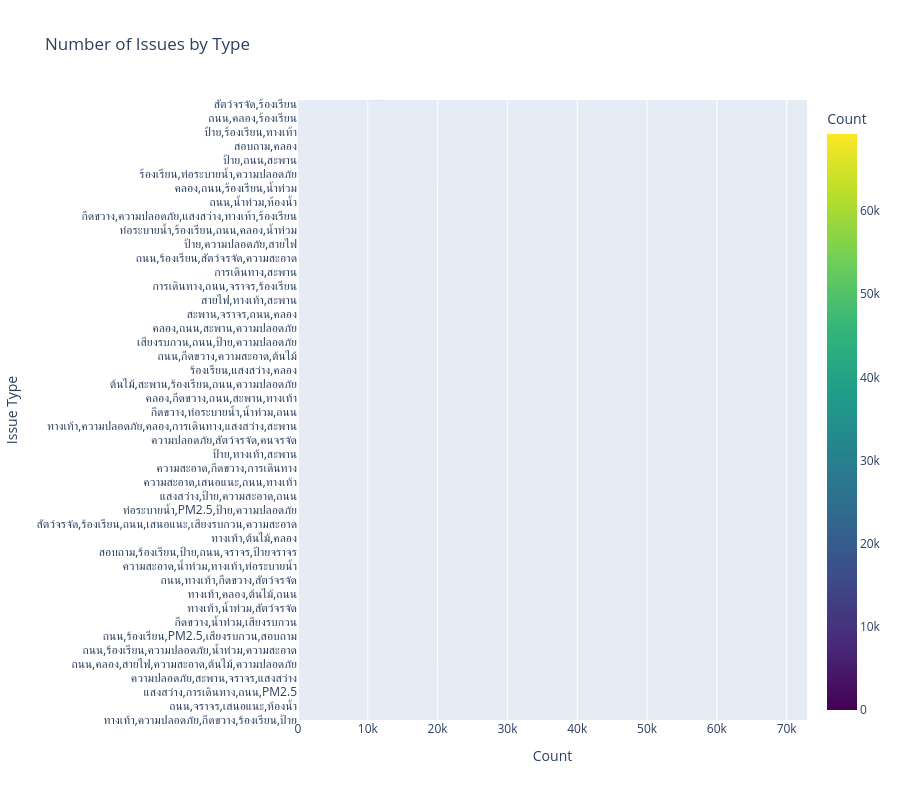

Source (notebook cell):
### Markdown cell above
## 1. Distribution of Issues by Type

Let's examine the most common types of issues reported by citizens. This helps identify the primary concerns in the city.

### Code cell
# Count issues by type (Top 20)
type_counts = df_traffy['type_clean'].value_counts().head(20).reset_index()
type_counts.columns = ['Issue Type', 'Count']

# Plot
fig = px.bar(type_counts, 
             x='Count', 
             y='Issue Type', 
             orientation='h',
             title='Top 20 Issue Types',
             text='Count',
             color='Count',
             color_continuous_scale='Viridis')

fig.update_layout(yaxis={'categoryorder':'total ascending'}, height=600)
fig.show()

### Figure 1 — Plotly figure (JSON) as saved in the notebook; plotly's stock layout.template omitted (floating-point values rounded to 4 significant figures; data arrays with more than 128 entries replaced by an {"elided": "..."} marker saying what was removed)
{"data": [{"hovertemplate": "Count=%{marker.color}<br>Issue Type=%{y}<extra></extra>", "legendgroup": "", "marker": {"color": {"elided": "15141 int values"}, "coloraxis": "coloraxis", "pattern": {"shape": ""}}, "name": "", "orientation": "h", "showlegend": false, "text": {"elided": "15141 float values"}, "textposition": "auto", "type": "bar", "x": {"elided": "15141 int values"}, "xaxis": "x", "y": {"elided": "15141 str values"}, "yaxis": "y"}], "layout": {"barmode": "relative", "coloraxis": {"colorbar": {"title": {"text": "Count"}}, "colorscale": [[0, "#440154"], [0.1111, "#482878"], [0.2222, "#3e4989"], [0.3333, "#31688e"], [0.4444, "#26828e"], [0.5556, "#1f9e89"], [0.6667, "#35b779"], [0.7778, "#6ece58"], [0.8889, "#b5de2b"], [1, "#fde725"]]}, "height": 800, "legend": {"tracegroupgap": 0}, "title": {"text": "Number of Issues by Type"}, "xaxis": {"anchor": "y", "domain": [0, 1], "title": {"text": "Count"}}, "yaxis": {"anchor": "x", "categoryorder": "total ascending", "domain": [0, 1], "title": {"text": "Issue Type"}}}}
